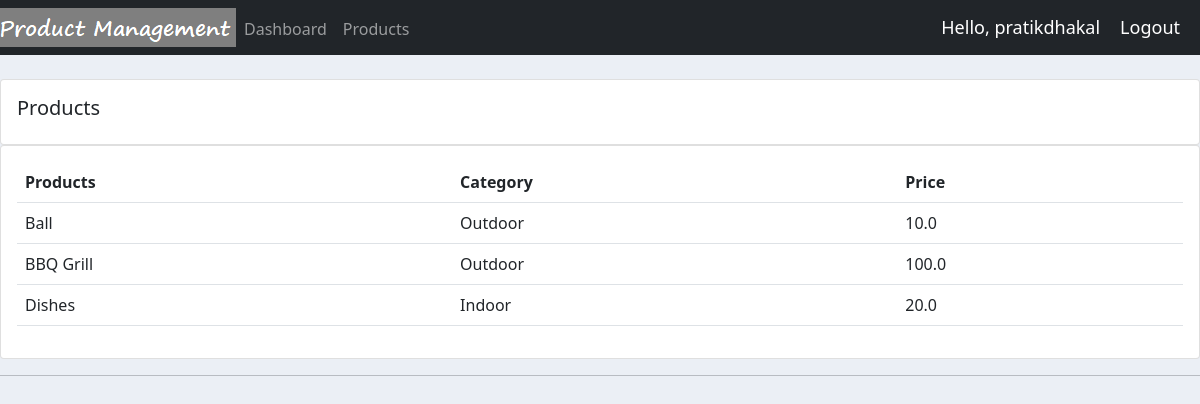
Screenshot of /products/ (signed in) with the database file from the repository.
### accounts/models.py (models this page shows, shortened)
class Product(models.Model):
    CATEGORY = (
        ('Indoor', 'Indoor'),
        ('Outdoor', 'Outdoor'),
    )
    name = models.CharField(max_length=200, null = True)
    price = models.FloatField(null=True)
    category = models.CharField(max_length=200, null = True, choices=CATEGORY)
    description = models.CharField(max_length=200, null = True, blank=True)
    date_created = models.DateTimeField(auto_now_add = True, null = True)
    tag = models.ManyToManyField(Tag)

### accounts/views.py (the view)
# urls.py: path('products/', views.products, name='products'),
@login_required(login_url='login')
def products(request):
    products = Product.objects.all()
    return render(request, 'accounts/products.html', {'products':products})

### accounts/templates/accounts/products.html
{% extends 'accounts/main.html' %}
{% block content %}
<br>
<div class="row">
    <div class="col-md">
        <div class="card card-body">
            <h5>Products</h5>
        </div>
        <div class="card card-body">
            <table class="table">
                <tr>
                    <th>Products</th>
                    <th>Category</th>
                    <th>Price</th>
                </tr>
                {% for i in products %}
                    <tr>
                        <td>{{i.name}}</td>
                        <td>{{i.category}}</td>
                        <td>{{i.price}}</td>
                    </tr>
                {% endfor %}
            </table>
        </div>
    </div>
</div>
{% endblock content %}

### accounts/templates/accounts/navbar.html (shortened to what this page needs)
{% load static %}
<nav class="navbar navbar-expand-lg navbar-dark bg-dark">
    <img src="{% static 'images/logo.png'%}" alt="">
    <div class="collapse navbar-collapse" id="navbarNav">
      <ul class="navbar-nav">
        <li class="nav-item active">
          <a class="nav-link" href="{% url 'home' %}">Dashboard</a>
        </li>
        <li class="nav-item">
          <a class="nav-link" href="{% url 'products' %}">Products</a>
        </li>
      </ul>
    </div>
    <span class="hello-msg" >Hello, {{request.user}} </span>
    <span><a class="hello-msg" href="{% url 'logout' %}">Logout</a></span>
  </nav>

### static/css/main.css (style rules this page uses)
body { background-color: #ebeff5; }
.navbar { min-height: 33px !important; margin-bottom:0 !important; }
.navbar-nav >li >a, .navbar-brand { padding-top: 6px !important; padding-bottom:0 !important; height: 33px; }
a { text-decoration: none; }

### accounts/templates/accounts/navbar.html (style rules this page uses)
.hello-msg { font-size: 18px; color: #fff; margin-right: 20px; }

### rows the page displays
Product: name "Ball", category "Outdoor", price "10.0"
Product: name "BBQ Grill", category "Outdoor", price "100.0"
Product: name "Dishes", category "Indoor", price "20.0"

### other values shown
{{ request.user }} "pratikdhakal"
